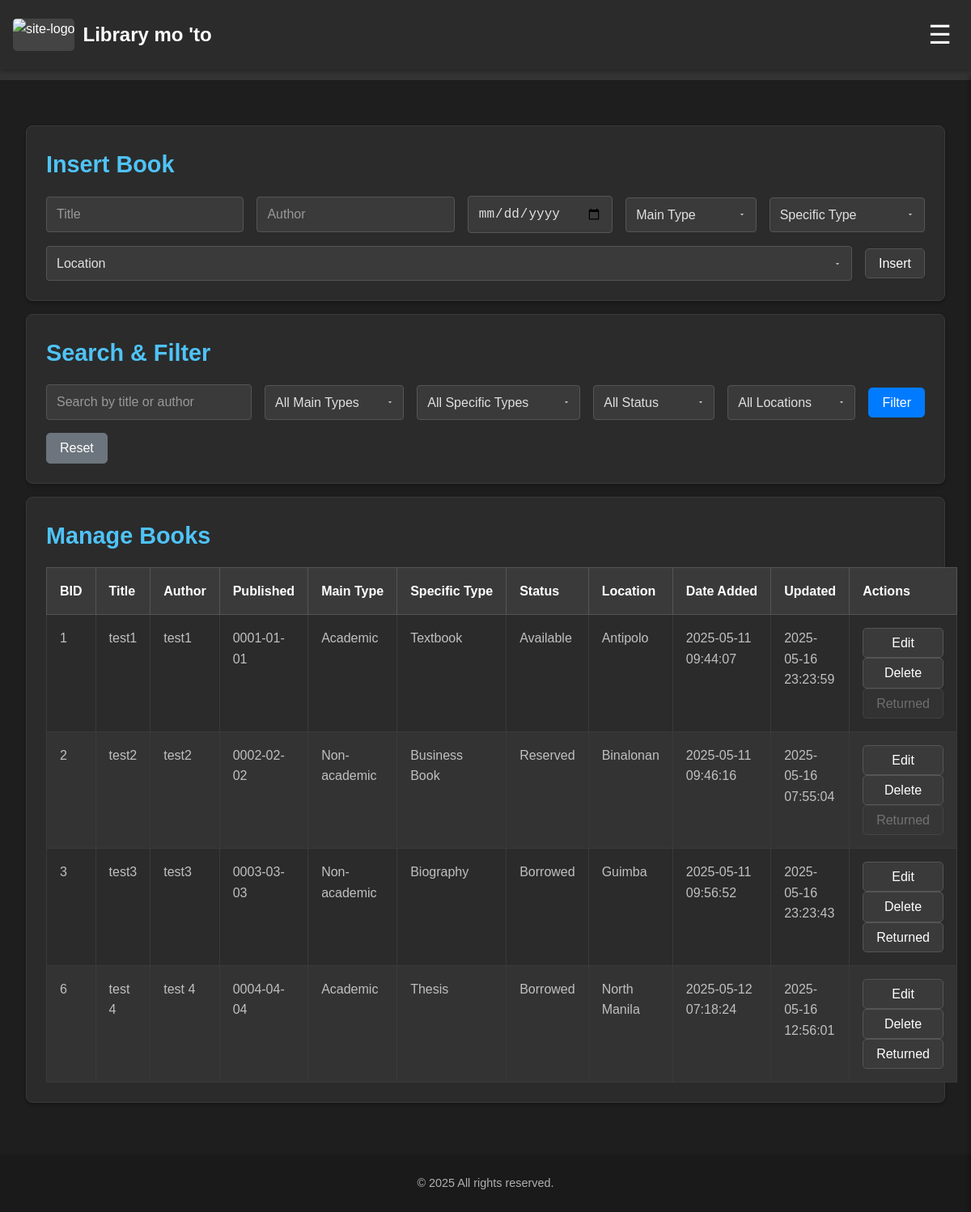
Screenshot of /admin-02-books.php (signed in) with the database file from the repository.
### tables this page shows
CREATE TABLE `books` (
  `bid` int(11) NOT NULL,
  `title` varchar(255) NOT NULL,
  `author` varchar(255) NOT NULL,
  `date_published` date DEFAULT NULL,
  `main_type` enum('Academic','Non-academic') DEFAULT NULL,
  `specific_type` enum('Textbook','Reference Book','Dissertation','Thesis','Novel','Short Story','Poem Collection','Biography','Autobiography','Business Book') DEFAULT NULL,
  `book_location` enum('Antipolo','Binalonan','Guimba','North Manila','Quezon City') DEFAULT NULL,
  `status` enum('Available','Reserved','Borrowed') DEFAULT 'Available',
  `date_added` timestamp NOT NULL DEFAULT current_timestamp(),
  `date_updated` timestamp NOT NULL DEFAULT current_timestamp() ON UPDATE current_timestamp()
);

### admin-02-books.php (the view, shortened to what this page needs)
<?php
include 'authentication-admin.php';
$search = $_GET['search'] ?? '';
$query = "SELECT * FROM books WHERE 1=1 ";
$query .= "ORDER BY BID ASC";
$books_result = false;
$fetch_error = null;
try {
    if ($conn && is_object($conn)) {
        $stmt = $conn->prepare($query);
        $stmt->execute();
        $books_result = $stmt->get_result();
    } else {
        $fetch_error = "Database connection not available to load books.";
        error_log($fetch_error);
    }
} catch (mysqli_sql_exception $e) {
    error_log("Error fetching books: " . $e->getMessage());
    $fetch_error = "Error loading books: " . $e->getMessage();
} catch (Exception $e) {
    error_log("General error fetching books: " . $e->getMessage());
    $fetch_error = "General error loading books: " . $e->getMessage();
}
?>
<!DOCTYPE html>
<html lang="en">
<head>
    <link rel="stylesheet" href="css/nav.css" />
    <link rel="stylesheet" href="css/general.css" />
    <link rel="stylesheet" href="css/admin.css" />
    <link rel="stylesheet" href="css/table.css" />
    <link rel="stylesheet" href="https://cdnjs.cloudflare.com/ajax/libs/font-awesome/6.0.0/css/all.min.css">
</head>
<body>
    <nav>
        <div class="nav-logo">
            <img src="" alt="site-logo" />
            <h1>Library mo 'to</h1>
        </div>
        <button class="hamburger-icon" aria-label="Open menu">☰</button>
    </nav>
    <header>
        <h1>Manage Books</h1>
    </header>
    <main>
        <section id="insert-book">
            <h2>Insert Book</h2>
            <form method="POST">
                <input type="text" name="title" placeholder="Title" required />
                <input type="text" name="author" placeholder="Author" required />
                <input type="date" name="date_published" required />
                <select name="main_type" required>
                    <option value="" selected hidden>Main Type</option>
                </select>
                <select name="specific_type" required>
                    <option value="" selected hidden>Specific Type</option>
                </select>
                <select name="book_location" required>
                    <option value="" selected hidden>Location</option>
                </select>
                <button type="submit" name="insert_book">Insert</button>
            </form>
        </section>
        <section id="filter-controls">
            <h2>Search & Filter</h2>
            <form method="GET">
                <input type="text" name="search" id="search-input" placeholder="Search by title or author" value="<?= htmlspecialchars($search) ?>">
                <select name="main_type" id="filter-main-type">
                    <option value="">All Main Types</option>
                </select>
                <select name="specific_type" id="filter-specific-type">
                    <option value="">All Specific Types</option>
                </select>
                <select name="status" id="filter-status">
                    <option value="">All Status</option>
                </select>
                <select name="book_location" id="filter-location">
                    <option value="">All Locations</option>
                </select>
                <button type="submit">Filter</button>
                <button type="button" onclick="window.location.href='admin-02-books.php'">Reset</button>
            </form>
        </section>
        <section id="table-control">
            <h2>Manage Books</h2>
            <table class="manage-table">
                <thead>
                    <tr>
                        <th>BID</th>
                        <th>Title</th>
                        <th>Author</th>
                        <th>Published</th>
                        <th>Main Type</th>
                        <th>Specific Type</th>
                        <th>Status</th>
                        <th>Location</th>
                        <th>Date Added</th>
                        <th>Updated</th>
                        <th>Actions</th>
                    </tr>
                </thead>
                <tbody>
                    <?php
                    if ($books_result && $books_result->num_rows > 0):
                        while ($row = $books_result->fetch_assoc()) :
                    ?>
                            <tr>
                                <td data-label="BID"><?= htmlspecialchars($row['bid']) ?></td>
                                <td data-label="Title" class="book-title"><?= htmlspecialchars($row['title']) ?></td>
                                <td data-label="Author" class="book-author"><?= htmlspecialchars($row['author']) ?></td>
                                <td data-label="Date Published"><?= htmlspecialchars($row['date_published']) ?></td>
                                <td data-label="Main Type" class="book-main"><?= htmlspecialchars($row['main_type']) ?></td>
                                <td data-label="Specific Type" class="book-specific"><?= htmlspecialchars($row['specific_type']) ?></td>
                                <td data-label="Status" class="book-status"><?= htmlspecialchars($row['status']) ?></td>
                                <td data-label="Location" class="book-location"><?= htmlspecialchars($row['book_location']) ?></td>
                                <td data-label="Added"><?= htmlspecialchars($row['date_added']) ?></td>
                                <td data-label="Updated"><?= htmlspecialchars($row['date_updated']) ?></td>
                                <td class="actions-cell">
                                    <button onclick='openModal(<?= json_encode($row) ?>)' type="button">Edit</button>
                                    <form method="POST" style="display:inline;">
                                        <button type="submit" name="delete_book" onclick="return confirm('Delete this book?')">Delete</button>
                                    </form>
                                    <?php
                                    $is_returnable = ($row['status'] === 'Borrowed' || $row['status'] === 'Overdue');
                                    $disabled_attr = $is_returnable ? '' : 'disabled';
                                    ?>
                                    <form method="POST" style="display:inline;">
                                        <button type="submit" name="return_book" onclick="return confirm('Confirm book return?')" class="return-button" <?= $disabled_attr ?>>Returned</button>
                                    </form>
                                </td>
                            </tr>
                        <?php endwhile;
                    elseif (isset($fetch_error)):
                    else:
                        ?>
                        <tr>
                            <td colspan="11" style="text-align: center;">No books found matching your criteria.</td>
                        </tr>
                    <?php endif; ?>
                </tbody>
            </table>
        </section>
    </main>
    <footer>
        <p>&copy; <span id="current-year"></span> All rights reserved.</p>
    </footer>
</body>
</html>

### css/nav.css (style rules this page uses)
nav { background-color: #2b2b2b; color: #fff; padding: 1rem 2rem; display: flex; justify-content: space-between; align-items: center; flex-wrap: wrap; box-shadow: 0 2px 5px rgba(0, 0, 0, 0.3); position: relative; z-index: 10; }
.nav-logo { display: flex; align-items: center; }
.nav-logo img { height: 40px; margin-right: 10px; background-color: #444; border-radius: 5px; }
.nav-logo h1 { font-size: 1.5rem; margin: 0; color: #fff; }
.hamburger-icon { display: none; background: none; border: none; color: #fff; font-size: 2rem; cursor: pointer; padding: 0.5rem; transition: opacity 0.3s ease; }
@media (max-width: 1200px) { nav { flex-direction: row; justify-content: space-between; align-items: center; padding: 1rem; position: fixed; top: 0; width: 100%; } }
@media (max-width: 1200px) { .nav-logo { margin-bottom: 0; } }
@media (max-width: 1200px) { .hamburger-icon { display: block; } }

### css/general.css (style rules this page uses)
* { margin: 0; padding: 0; box-sizing: border-box; }
body { font-family: sans-serif; line-height: 1.6; color: #e0e0e0; background-color: #1e1e1e; min-height: 100vh; display: flex; flex-direction: column; }
button[type="submit"], button[type="button"] { display: inline-block; padding: 0.5rem 1rem; text-decoration: none; color: #fff; background-color: #3a3a3a; border: 1px solid #555; border-radius: 5px; cursor: pointer; transition: background-color 0.3s ease, opacity 0.3s ease, border-color 0.3s ease; font-size: 1rem; line-height: 1.2; text-align: center; }
button:disabled { opacity: 0.5; cursor: not-allowed; background-color: #3a3a3a !important; border-color: #555 !important; color: #b0b0b0 !important; }
header { background-color: #333; padding: 1.5rem 2rem; margin-bottom: 1.5rem; }
header h1 { font-size: 2rem; color: #fff; margin: 0; }
main { display: flex; flex-direction: column; flex-grow: 1; padding: 2rem; gap: 1rem; }
main section { background-color: #2b2b2b; padding: 1.5rem; border-radius: 8px; box-shadow: 0 2px 4px rgba(0, 0, 0, 0.3); border: 1px solid #3a3a3a; }
main section h1, main section h2 { color: #4fc3f7; margin-bottom: 1rem; font-size: 1.8rem; }
input[type="text"], input[type="email"], input[type="date"], input[type="password"], select, textarea { padding: 0.75rem; border: 1px solid #555; border-radius: 4px; background-color: #3a3a3a; color: #e0e0e0; font-size: 1rem; flex-grow: 1; min-width: 150px; }
input::placeholder, textarea::placeholder { color: #b0b0b0; opacity: 0.8; }
select { appearance: none; background-repeat: no-repeat; background-position: right 0.7em top 50%, 0 0; background-size: 0.65em auto, 100%; padding-right: 2em; cursor: pointer; }
select option { background-color: #2b2b2b; color: #e0e0e0; padding: 0.5rem; }
footer { background-color: #1a1a1a; color: #b0b0b0; text-align: center; padding: 1.5rem; margin-top: 2rem; }
footer p { margin: 0; font-size: 0.9rem; }

### css/admin.css (style rules this page uses)
#insert-book form, #filter-controls form { display: flex; flex-wrap: wrap; gap: 1rem; align-items: center; }
#insert-book form button, #filter-controls form button { flex-shrink: 0; }
#filter-controls form button[type="submit"] { background-color: #007bff; border-color: #007bff; color: #fff; }
#filter-controls form button[type="button"] { background-color: #6c757d; border-color: #6c757d; color: #fff; }
.return-button { background-color: #ff9800; border-color: #fb8c00; color: #fff; }

### css/table.css (style rules this page uses)
main table { width: 100%; border-collapse: collapse; overflow-x: auto; display: table; white-space: nowrap; border: 1px solid #3a3a3a; border-radius: 8px; }
main table thead th { background-color: #3a3a3a; color: #fff; padding: 1rem; text-align: left; border: 1px solid #555; }
main table tbody tr { background-color: #2b2b2b; border-bottom: 1px solid #3a3a3a; transition: background-color 0.2s ease; }
main table tbody tr:nth-child(even) { background-color: #333; }
main table td { padding: 1rem; border: 1px solid #3a3a3a; color: #c0c0c0; vertical-align: top; white-space: normal; }

### rows the page displays
books: bid "1", title "test1", author "test1", date_published "0001-01-01", main_type "Academic", specific_type "Textbook", status "Available", book_location "Antipolo", date_added "2025-05-11 09:44:07", date_updated "2025-05-16 23:23:59"
books: bid "2", title "test2", author "test2", date_published "0002-02-02", main_type "Non-academic", specific_type "Business Book", status "Reserved", book_location "Binalonan", date_added "2025-05-11 09:46:16", date_updated "2025-05-16 07:55:04"
books: bid "3", title "test3", author "test3", date_published "0003-03-03", main_type "Non-academic", specific_type "Biography", status "Borrowed", book_location "Guimba", date_added "2025-05-11 09:56:52", date_updated "2025-05-16 23:23:43"
books: bid "6", title "test 4", author "test 4", date_published "0004-04-04", main_type "Academic", specific_type "Thesis", status "Borrowed", book_location "North Manila", date_added "2025-05-12 07:18:24", date_updated "2025-05-16 12:56:01"
